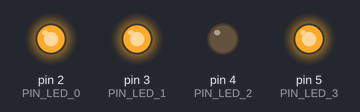
Bench run of a sketch on a simulated Arduino Uno, built with avr-gcc and run on an emulated ATmega328P. Shown: output pins drawn as LEDs (lit = HIGH).

Above: at 0.55 s.
At 0.7 s:
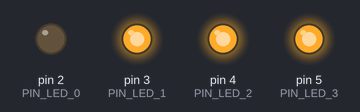
Timing chart, 0 to 3.0 s (numbered marks = the images above):
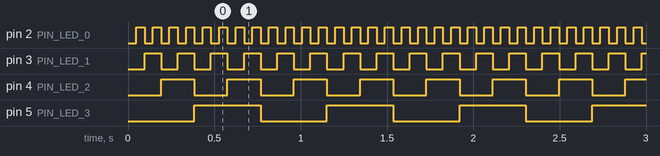

The sketch:

8-binary-counter.ino
```cpp
#include <avr/io.h>
#include <avr/interrupt.h>
#include <util/delay.h>
#include "HardwareSerial.h"

#define PIN_LED_0 PIND2
#define PIN_LED_1 PIND3
#define PIN_LED_2 PIND4
#define PIN_LED_3 PIND5

#define PIN_RX PIND0
#define PIN_TX PIND1

int main(void) {
    sei();
    Serial.begin(9600);

    /* SETUP */
    DDRD |=
        (1 << PIN_LED_0) |
        (1 << PIN_LED_1) |
        (1 << PIN_LED_2) |
        (1 << PIN_LED_3);

    uint8_t counter = 0;
    while (1) {
        PORTD &= (1 << PIN_TX) | (1 << PIN_RX); // Clear other than RX/TX
        PORTD |= counter << 2; // Skip RX/TX

        _delay_ms(48);
        if (++counter > 64) {
            counter = 0;
        }
    }

    return 0;
}
```

Measured:
- by itself, pin 2 (PIN_LED_0): alternates HIGH for 0.05 s and LOW for 0.05 s
- by itself, pin 3 (PIN_LED_1): alternates HIGH for 0.10 s and LOW for 0.10 s
- by itself, pin 4 (PIN_LED_2): alternates HIGH for 0.19 s and LOW for 0.19 s
- by itself, pin 5 (PIN_LED_3): alternates HIGH for 0.38 s and LOW for 0.38 s
